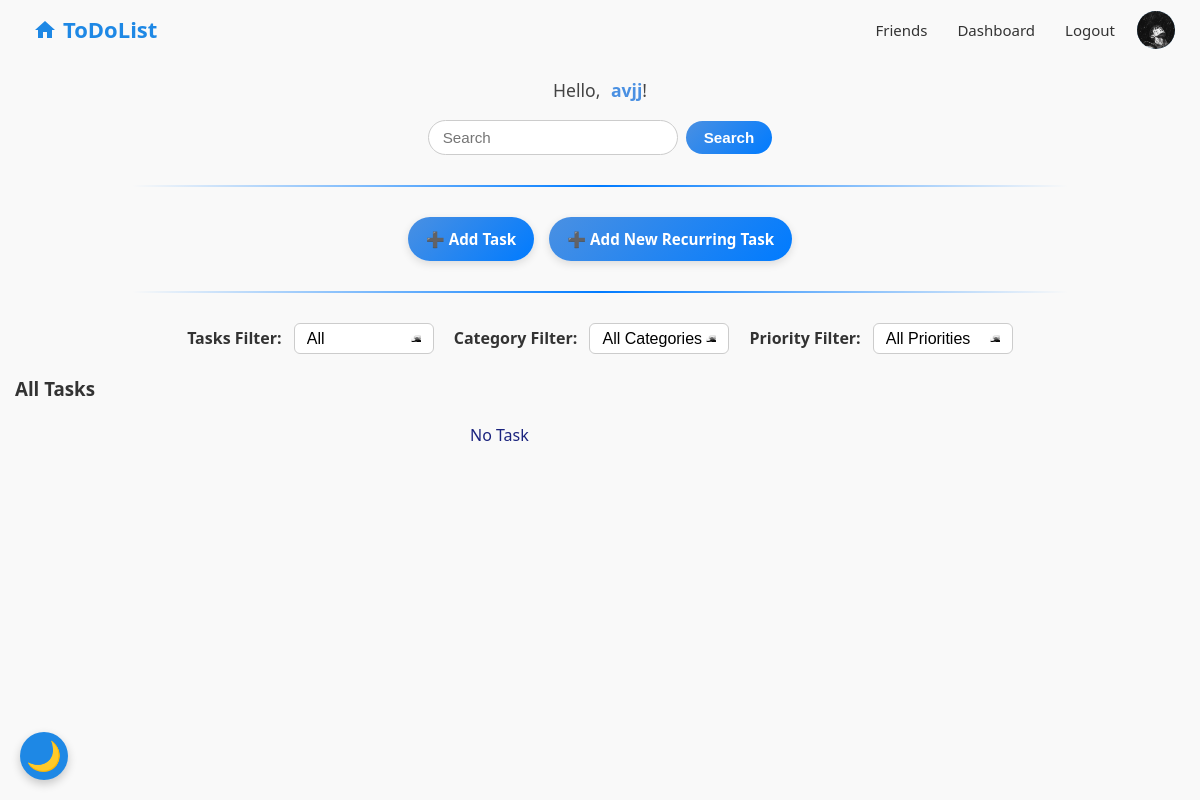
The app's page / (signed in) with its own data.
### base/models.py (models this page shows, shortened)
class User(AbstractBaseUser, PermissionsMixin):
    email = models.EmailField(unique=True)
    name = models.CharField(max_length=255, unique=False)
    avatar = models.ImageField(upload_to='avatars/', blank=True, null=True)
    bio = models.TextField(blank=True, null=True)
    is_active = models.BooleanField(default=True)
    is_staff = models.BooleanField(default=False)
    date_joined = models.DateTimeField(default=timezone.now)
    avatar_base_name = models.CharField(max_length=255, blank=True, null=True)
    friends = models.ManyToManyField("self", blank=True, symmetrical=True)
    USERNAME_FIELD = 'email'
    REQUIRED_FIELDS = ['name']
    objects = CustomUserManager()

### base/views.py (the view, shortened to what this page needs)
# urls.py: path('', views.home, name='home'),
def home(request):
    filter_type = request.GET.get('filter', 'all')
    category_id = request.GET.get('category')
    query = request.GET.get('q', '').strip()
    today = now().date()
    categories = Category.objects.all()
    if request.user.is_authenticated:
        user = request.user
        own_tasks = Task.objects.filter(user=user)
        shared_tasks = Task.objects.filter(share_with=user)
        tasks = (own_tasks | shared_tasks).distinct()
        try:
            priority = int(request.GET.get('priority'))
            if priority not in [1, 2, 3]:
                priority = None
        except (ValueError, TypeError):
            priority = None
        def iranian_weekday(d):
            return (d.weekday() + 2) % 7
        if priority:
            tasks = tasks.filter(priority=priority)
        if query:
            tasks = tasks.filter(Q(title__icontains=query) | Q(bio__icontains=query))
            show_only = 'search'
        else:
            if filter_type == 'category' and category_id:
                try:
                    category_id_int = int(category_id)
                    tasks = tasks.filter(category_id=category_id_int)
                except (ValueError, TypeError):
                    pass
                show_only = 'category'
            elif filter_type == 'today':
                tasks = tasks.filter(due_date__date=today)
                show_only = 'today'
            elif filter_type == 'week':
                start_week = today - timedelta(days=iranian_weekday(today))
                end_week = start_week + timedelta(days=6)
                tasks = tasks.filter(due_date__date__range=[start_week, end_week])
                show_only = 'week'
            elif filter_type == 'tomorrow':
                tomorrow = today + timedelta(days=1)
                tasks = tasks.filter(due_date__date=tomorrow)
                show_only = 'tomorrow'
            elif filter_type == 'done':
                tasks = tasks.filter(completed=True, parent=None)
                show_only = 'done'
            elif filter_type == 'pending':
                tasks = tasks.filter(completed=False, parent=None)
                show_only = 'pending'
            else:
                show_only = 'all'
        tasks = tasks.annotate(priority_int=Cast('priority', IntegerField())).order_by('-priority_int', '-created')
        if priority:
            recurring_tasks = RecurringTask.objects.none()
        else:
            recurring_tasks = RecurringTask.objects.filter(user=user, active=True)
            if query:
                recurring_tasks = recurring_tasks.filter(title__icontains=query)
            if filter_type == 'today':
                recurring_tasks = recurring_tasks.filter(start_date__date=today)
            elif filter_type == 'tomorrow':
                tomorrow = today + timedelta(days=1)
                recurring_tasks = recurring_tasks.filter(start_date__date=tomorrow)
            elif filter_type == 'week':
                start_week = today - timedelta(days=iranian_weekday(today))
                end_week = start_week + timedelta(days=6)
                recurring_tasks = recurring_tasks.filter(start_date__date__range=[start_week, end_week])
        normal_tasks = tasks.filter(recurring_task__isnull=True, parent__isnull=True)
        for task in normal_tasks:
            task.has_subtask = task.subtasks.exists()
            task.progress = task.progress_percent(user=user)
        pending_tasks = tasks.filter(completed=False, parent=None)
        completed_tasks = tasks.filter(completed=True, parent=None)
    context = {
        'tasks': tasks,
        'pending_tasks': pending_tasks,
        'completed_tasks': completed_tasks,
        'categories': categories,
        'recurring_tasks': recurring_tasks,
        'normal_tasks': normal_tasks,
        'show_only': show_only,
        'priority': priority,
    }
    return render(request, 'base/home.html', context)

### base/templates/base/home.html (shortened to what this page needs)
{% extends 'base/main.html' %}
{% block content %}
{% load task_tags %}
{% load static %}
<link rel="stylesheet" href="{% static 'css/style.css' %}">
{% if user.is_authenticated %}
<div class="user-greeting-center">
  <span>Hello,</span>
  <a href="{% url 'profile' %}" class="profile-link">{{ user.name }}</a>!
</div>
{% endif %}
<form method="GET" action="{% url 'home' %}" class="search-form">
  <input type="text" name="q" placeholder="Search" value="{{ request.GET.q }}">
  <button type="submit">Search</button>
</form>
<hr class="custom-hr">
<div class="add-buttons-container">
  <a href="{% url 'add_task' %}" class="add-btn">➕ Add Task</a>
  <a href="{% url 'create_recurring_task' %}" class="add-btn">➕ Add New Recurring Task</a>
</div>
<hr class="custom-hr">
<div class="filters-container" style="display: flex; gap: 20px; flex-wrap: wrap; align-items: center; margin-bottom: 20px;">
  <form method="GET" action="" style="margin-bottom: 0;">
    <label for="filter-select" style="font-weight: bold; margin-right: 8px;">Tasks Filter:</label>
    <select id="filter-select" name="filter" onchange="this.form.submit()"
            style="padding: 6px 12px; border-radius: 6px; border: 1px solid #ccc; font-size: 16px; cursor: pointer; transition: border-color 0.3s;">
      <option value="all" {% if request.GET.filter == "all" %}selected{% endif %}>All</option>
    </select>
  </form>
  <form method="GET" action="" style="margin-bottom: 0;">
    <label for="filter-select" style="font-weight: bold; margin-right: 8px;">Category Filter:</label>
    <select name="category" onchange="this.form.submit()" style="padding:6px 12px; border-radius:6px; border:1px solid #ccc; font-size:16px; cursor:pointer;">
      <option value="" {% if not request.GET.category %}selected{% endif %}>All Categories</option>
    </select>
  </form>
  <form method="GET" action="" style="margin-bottom: 0;">
    <label for="filter-select" style="font-weight: bold; margin-right: 8px;">Priority Filter:</label>
    <select name="priority" onchange="this.form.submit()" style="padding:6px 12px; border-radius:6px; border:1px solid #ccc; font-size:16px; cursor:pointer;">
      <option value="" {% if not request.GET.priority %}selected{% endif %}>All Priorities</option>
    </select>
  </form>
</div>
{% if show_only == 'all' %}
<h3>All Tasks</h3>
<div class="task-list">
  {% for task in normal_tasks %}
    {% if not task.parent %}
      <div class="task-card">
        <div class="task-header">
          <span class="task-title">{{ task.title }}</span>
          <span class="task-date">{{ task.created|date:"Y-m-d H:i" }}</span>
        </div>
        <div class="task-meta">
          <span class="task-priority">Priority: {{ task.get_priority_display }}</span>
          <span class="status">{% if task.completed %}✅{% else %}⏳{% endif %}</span>
          {% if task.user != request.user and request.user in task.share_with.all %}
            <p class="shared-note">Shared with you by {{ task.user.name }}</p>
          {% endif %}
        </div>
        <br>
        {% if task.user != request.user and request.user in task.share_with.all %}
          <a href="{% url 'view_task' task.id %}" class="btn">View Task</a>
        {% else %}
        <div class="task-actions">
          <a href="{% url 'update_task' task.id %}" class="btn">Edit</a>
          <button
          class="btn btn-danger delete-btn"
            data-title="{{ task.title }}"
            data-url="{% url 'delete_task' task.id %}">
            Delete
          </button>
          {% if not task.completed %}
            <form method="POST" action="{% url 'complete_task' task.id %}" style="display:inline;">
              {% csrf_token %}
              <button type="submit" class="btn btn-success">Done</button>
            </form>
          {% endif %}
          <a href="{% url 'add_subtask' task.id %}" class="btn btn-secondary">Add Subtask</a>
        </div>
        {% endif %}
        {% for subtask in task.subtasks.all %}
          <li>
            {{ subtask.title }}
            {% if subtask.completed %}
              <span class="done">✅</span>
            {% else %}
              <span class="pending">⏳</span>
              <form method="POST" action="{% url 'complete_subtask' subtask.id %}" style="display:inline;">
                {% csrf_token %}
                <button type="submit" class="btn btn-success btn-sm">Done</button>
              </form>
            {% endif %}
          </li>
        {% endfor %}
      </div>
    {% endif %}
  {% empty %}
    <div>
      No Task
    </div>
  {% endfor %}
</div>
{% endif %}
{% endblock content %}

### base/templates/base/navbar.html (shortened to what this page needs)
<!DOCTYPE html>
<html lang="en">
<head>
  {% load static %}
</head>
<body>
  <header class="navbar-container">
    <a href="/" class="navbar-logo" title="Home">
      <svg class="home-icon1" xmlns="http://www.w3.org/2000/svg" width="24" height="24" fill="#1e88e5" viewBox="0 0 24 24" aria-hidden="true">
        <path d="M10 20v-6h4v6h5v-8h3L12 3 2 12h3v8z"/>
      </svg>
      <span class="logo-text">ToDoList</span>
    </a>
    <div class="navbar-links-container">
      {% if user.is_authenticated %}
        <a href="#" id="openFriendsModal" class="navbar-link">Friends</a>
        <a href="{% url 'dashbord' %}" class="navbar-link">Dashboard</a>
        <a href="#" id="openLogoutModal" class="navbar-link">Logout</a>
        <a href="{% url 'profile' %}" class="navbar-avatar-topright">
          {% if user.avatar %}
            <img src="{{ user.avatar.url }}" alt="Avatar" class="navbar-avatar-img" />
          {% else %}
            <div class="navbar-avatar-placeholder">{{ user.name|slice:":1"|upper }}</div>
          {% endif %}
        </a>
      {% else %}
        <a href="{% url 'login' %}" class="navbar-link">Login</a>
      {% endif %}
    </div>
  </header>
</body>
</html>

### base/static/css/style.css (style rules this page uses)
.add-buttons-container { display: flex; justify-content: center; gap: 10px; margin-bottom: 16px; }
.add-btn { padding: 8px 16px; background-color: #2980b9; color: white; text-decoration: none; border-radius: 6px; transition: background 0.3s; }
input, textarea, select { border: 1px solid #444; transition: border-color 0.3s ease, background-color 0.3s ease, color 0.3s ease; }
.task-list, .all-task-list { display: grid; grid-template-columns: repeat(auto-fit, minmax(260px, 260px)); gap: 18px; margin: 0 auto; padding: 0 12px; font-family: 'Segoe UI', Tahoma, Geneva, Verdana, sans-serif; color: #1a237e; box-sizing: border-box; width: max-content; max-width: 100%; justify-content: center; overflow: visible; }
.filters-container { display: flex !important; justify-content: center !important; flex-wrap: wrap !important; gap: 20px !important; align-items: center !important; margin-bottom: 20px !important; }
.search-form { display: flex; justify-content: center; align-items: center; gap: 8px; margin: 16px 0; }
.search-form input[type="text"] { padding: 8px 14px; border-radius: 20px; border: 1.2px solid #ccc; font-size: 0.95rem; width: 220px; transition: border-color 0.3s ease; }
.search-form button { padding: 8px 18px; border: none; border-radius: 20px; background: linear-gradient(135deg, #4a90e2, #007BFF); color: white; font-weight: 600; font-size: 0.95rem; cursor: pointer; transition: background 0.3s ease, transform 0.2s ease; user-select: none; }
.user-greeting-center { text-align: center; margin: 15px 0; font-family: 'Segoe UI', Tahoma, Geneva, Verdana, sans-serif; font-size: 1.1rem; color: #444; }
.user-greeting-center span { margin-right: 6px; font-weight: 500; }
.user-greeting-center .profile-link { color: #4a90e2; font-weight: 600; text-decoration: none; transition: color 0.3s ease; }
.add-buttons-container { display: flex; justify-content: center; align-items: center; gap: 15px; flex-wrap: wrap; margin: 20px 0; }
.add-btn { display: inline-block; padding: 10px 18px; background: linear-gradient(135deg, #4a90e2, #007BFF); color: white; font-weight: 600; text-decoration: none; border-radius: 30px; transition: all 0.3s ease; font-size: 0.95rem; box-shadow: 0 3px 8px rgba(0, 0, 0, 0.12); white-space: nowrap; }
.custom-hr { border: none; height: 2px; width: 80%; margin: 30px auto; background: linear-gradient(to right, transparent, #007BFF, transparent); border-radius: 2px; }
.filters-container select { padding: 6px 12px; border-radius: 6px; border: 1.5px solid #ccc; font-size: 15px; cursor: pointer; min-width: 140px; white-space: nowrap; transition: border-color 0.3s ease, box-shadow 0.3s ease; background-color: #fff; appearance: none; background-image: url('/static/images/chat.jpg'); background-repeat: no-repeat; background-position: right 12px center; background-size: 10px 7px; }
.filters-container select option { padding: 8px 12px; font-size: 15px; color: #333; background-color: #fff; }
body { font-family: 'Segoe UI', Tahoma, Geneva, Verdana, sans-serif; font-size: 16px; color: #333; line-height: 1.6; background-color: #f9f9f9; margin: 0; padding: 0 15px; }
header { background-color: #2a72e5; padding: 12px 20px; box-shadow: 0 2px 8px rgba(0,0,0,0.1); position: sticky; top: 0; z-index: 100; }
@media (hover: none), (pointer: coarse) { button { -webkit-tap-highlight-color: transparent; outline: none; touch-action: manipulation; } }

### base/templates/base/main.html (style rules this page uses)
input, textarea, select { transition: background-color 0.3s ease, color 0.3s ease, border-color 0.3s ease; }
body { visibility: hidden; transition: visibility 0.3s ease; }

### records on screen
User: avatar (picture), name "avjj"
